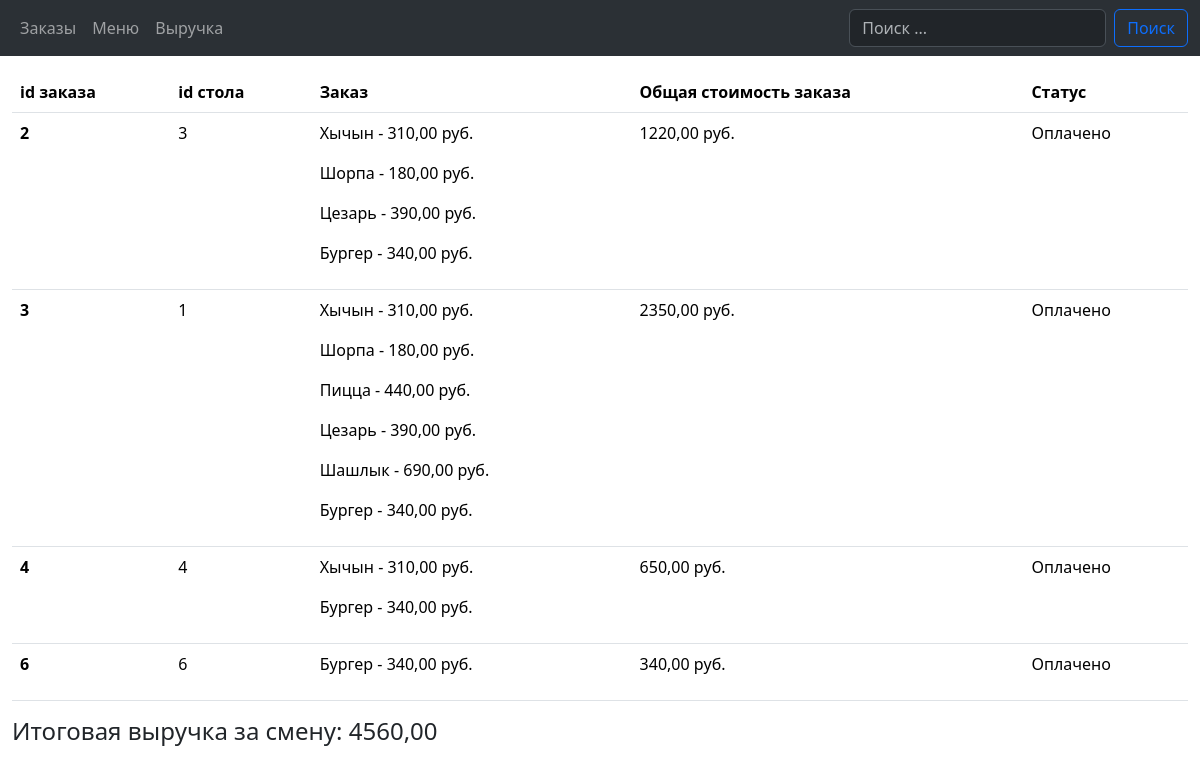
The app's page /total/revenue/ with its own data.
### orders/models.py (models this page shows, shortened)
class Order(models.Model):
    table_number = models.PositiveSmallIntegerField()
    items = models.ManyToManyField(Dishes)
    status = models.CharField(max_length=30, default='В ожидании')
    @property
    def total_price(self):
        return sum(item.price for item in self.items.all())
    class Meta:
        verbose_name = 'Заказ'
        verbose_name_plural = 'Заказы'

### menu/models.py (models this page shows, shortened)
class Dishes(models.Model):
    name = models.CharField(max_length=100)
    price = models.DecimalField(max_digits=5, decimal_places=2)
    class Meta:
        verbose_name = 'Блюдо'
        verbose_name_plural = 'Блюда'

### orders/views.py (the view)
# urls.py: path('total/revenue/', views.total_revenue, name='total_revenue'),
def total_revenue(request):
    orders = Order.objects.filter(status__icontains='Оплачено')
    result = sum(revenue.total_price for revenue in orders)
    context = {
        'title': 'Выручка за смену',
        'orders': orders,
        'total_price': result
    }
    return render(request, 'orders/total_revenue.html', context)

### orders/templates/orders/total_revenue.html (shortened to what this page needs)
<!DOCTYPE html>
{% extends 'base.html' %}
{% block body %}
<table class="table table-hover mt-3">
    <thead>
        <tr>
            <th scope="col">id заказа</th>
            <th scope="col">id стола</th>
            <th scope="col">Заказ</th>
            <th scope="col">Общая стоимость заказа</th>
            <th scope="col">Статус</th>
        </tr>
    </thead>
    {% if orders.status.status == Оплачено %}
    {% for order in orders %}
    <tbody>
        <tr>
            <th scope="row">{{ order.id }}</th>
            <td>{{ order.table_number }}</td>
            <td>
                {% for item in order.items.all %}
                    <p>{{ item.name }} - {{ item.price }} руб.</p>
                {% endfor %}
            </td>
            <td>{{ order.total_price }} руб.</td>
            <td>{{ order.status }}</td>
        </tr>
    </tbody>
    {% endfor %}
</table>
<h4>Итоговая выручка за смену: {{ total_price }}</h4>
{% endif %}
{% endblock %}

### records on screen
Order: id "2", table_number "3", total_price "1220,00", status "Оплачено"
Dishes: name "Хычын", price "310,00"
Dishes: name "Шорпа", price "180,00"
Dishes: name "Цезарь", price "390,00"
Dishes: name "Бургер", price "340,00"
Order: id "3", table_number "1", total_price "2350,00", status "Оплачено"
Dishes: name "Пицца", price "440,00"
Dishes: name "Шашлык", price "690,00"
Order: id "4", table_number "4", total_price "650,00", status "Оплачено"
Order: id "6", table_number "6", total_price "340,00", status "Оплачено"

### other values on screen
{{ total_price }} "4560,00"
